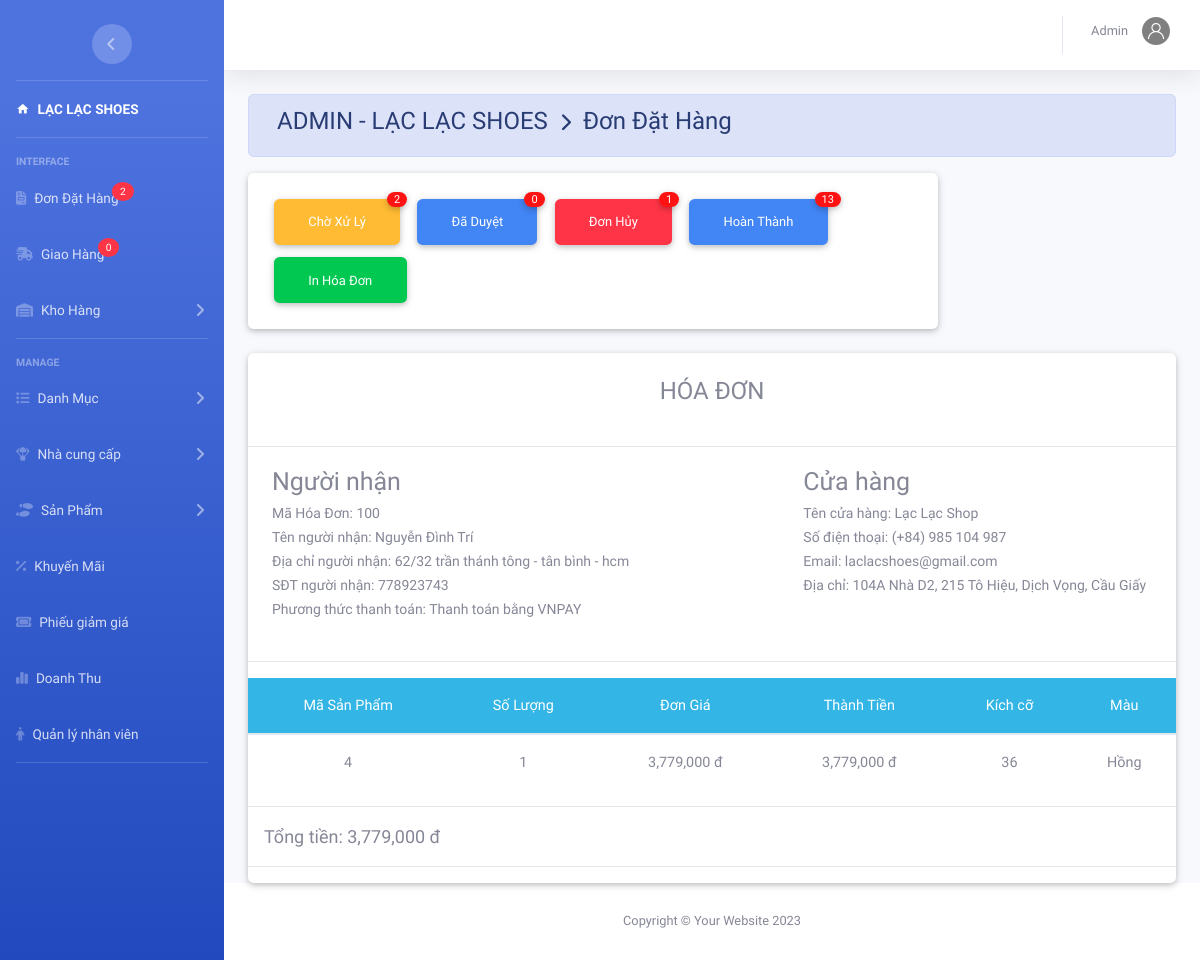
Page /admin/index.php?action=xldathang&view=ctdh&mahd=100 (signed in) on the committed database.
### tables this page shows
CREATE TABLE `nguoinhan` (
  `MaHD` int(11) NOT NULL,
  `TenNN` varchar(50) NOT NULL,
  `DiaChiNN` text NOT NULL,
  `SDTNN` varchar(12) NOT NULL
);

CREATE TABLE `chitiethoadon` (
  `MaHD` int(11) NOT NULL,
  `MaSP` int(11) NOT NULL,
  `SoLuong` int(11) NOT NULL,
  `DonGia` decimal(10,0) NOT NULL,
  `ThanhTien` decimal(10,0) NOT NULL,
  `Size` int(11) NOT NULL,
  `MaMau` varchar(50) NOT NULL
);

### admin/dondathang/chitietdathang.php (the view, shortened to what this page needs)
<?php
include_once('../model/database.php');
$mahd = $_GET['mahd'];
$sql = "select * from chitiethoadon where MaHD=$mahd";
$rs = mysqli_query($conn, $sql);
$sql2 = "select * from nguoinhan where MaHD=$mahd";
$rs2 = mysqli_query($conn, $sql2);
$row2 = mysqli_fetch_array($rs2);
$sql3 = "SELECT * FROM `hoadon` WHERE MaHD = $mahd";
$rs3 = mysqli_query($conn, $sql3);
$phuongthuc = mysqli_fetch_assoc($rs3)['PhuongThucThanhToan'];
?>
<div class="row">
	<div class="col-md-12 grid-margin stretch-card">
		<div class="card">
			<br>
			<h4 class="m-auto">HÓA ĐƠN</h4><br>
			<hr>
			<div class="row justify-content-between">
				<div class="col-6 ml-4">
					<div class="fs-25">Người nhận</div>
					<div>
						<span class="fs-14">Mã Hóa Đơn: <?php echo $mahd ?></span>
					</div>
					<div>
						<span class="fs-14">Tên người nhận: <?php echo $row2['TenNN']; ?> </span>
					</div>
					<div>
						<span class="fs-14">Địa chỉ người nhận: <?php echo $row2['DiaChiNN'] ?> </span>
					</div>
					<div>
						<span class="fs-14">SĐT người nhận: <?php echo $row2['SDTNN'] ?> </span>
					</div>
					<div>
						<span class="fs-14">Phương thức thanh toán: <?php echo $phuongthuc == 1 ? 'Thanh toán khi nhận hàng' : ($phuongthuc == 2 ? 'Thanh toán bằng MoMo' : 'Thanh toán bằng VNPAY'); ?> </span>
					</div>
				</div>
				<div class="col-lg-5">
					<div class="fs-25">Cửa hàng</div>
					<div>
						<span class="fs-14">Tên cửa hàng: Lạc Lạc Shop</span>
					</div>
					<div>
						<span class="fs-14">Số điện thoại: (+84) 985 104 987</span>
					</div>
					<div>
						<span class="fs-14">Email: laclacshoes@gmail.com</span>
					</div>
					<div>
						<span class="fs-14">Địa chỉ: 104A Nhà D2, 215 Tô Hiệu, Dịch Vọng, Cầu Giấy</span>
					</div>
				</div>
			</div>
			<br>
			<hr>
			<table class="table table-hover m-auto text-center" style="font-size: 13px;">
				<thead class="badge-info">
					<tr>
						<th>Mã Sản Phẩm</th>
						<th>Số Lượng </th>
						<th>Đơn Giá</th>
						<th>Thành Tiền</th>
						<th>Kích cỡ</th>
						<th>Màu</th>
					</tr>
				</thead>
				<tbody>
					<?php $so = 0;
					while ($row = mysqli_fetch_array($rs)) {
						$so = $so + $row['ThanhTien']; ?>
						<tr>
							<td><?php echo $row['MaSP']; ?></td>
							<td><?php echo $row['SoLuong']; ?></td>
							<td><?php echo number_format($row['DonGia']) . ' đ'; ?></td>
							<td><?php echo number_format($row['ThanhTien']) . ' đ'; ?></td>
							<td><?php echo $row['Size']; ?></td>
							<td><?php echo $row['MaMau']; ?></td>
						</tr>
					<?php } ?>
				</tbody>
			</table>
			<hr>
			<span class="ml-3 fs-18">Tổng tiền: <?php echo number_format($so) . ' đ'; ?></span>
			<hr>
		</div>
	</div>
</div>

### admin/template/css/style.css (style rules this page uses)
.fs-14 { font-size: 14px !important; }
.fs-18 { font-size: 18px !important; }
.fs-25 { font-size: 25px !important; }

### rows in the picture
nguoinhan: TenNN "Nguyễn Đình Trí", DiaChiNN "62/32 trần thánh tông - tân bình - hcm", SDTNN "778923743"
chitiethoadon: MaSP "4", SoLuong "1", DonGia "3,779,000", ThanhTien "3,779,000", Size "36", MaMau "Hồng"

### other values in the picture
$dem "2"
$dem "0"
$nv['TenNV'] "Admin"
$arrStatus['chua duyet'] "2"
$arrStatus['Da duyet'] "0"
$arrStatus['Huy Bo'] "1"
$arrStatus['hoan thanh'] "13"
$mahd "100"
$so "3,779,000"
